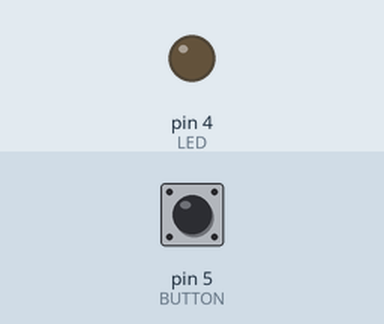
Bench run of a sketch on a simulated Arduino Uno, built with avr-gcc and run on an emulated ATmega328P. Parts: output pins drawn as LEDs (lit = HIGH). Inputs (shaded band) come from the test bench; at power-on: pin 5 (BUTTON) LOW.

Above: at 1.2 s.
1.3 s: pin 5 (BUTTON) pulled HIGH for 0.15 s
At 1.37 s:
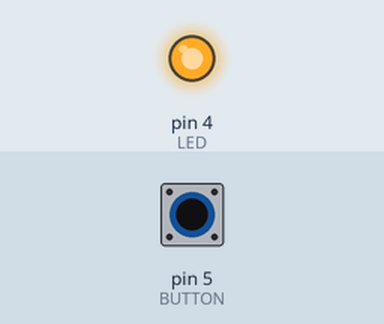
2.9 s: pin 5 (BUTTON) pulled HIGH for 3.2 s
At 6.6 s:
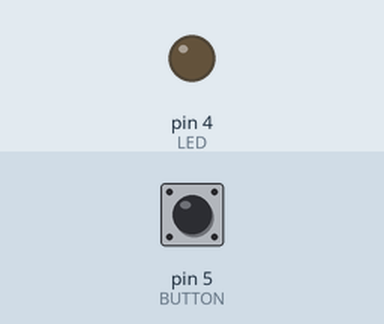
Timing chart, 0 to 8.1 s (numbered marks = the images above; inputs shaded):
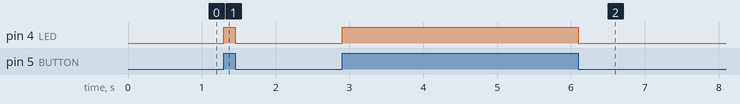

The sketch:

Ex2.ino
```cpp
#define LED 4
#define BUTTON 5

void setup() {
  pinMode(LED, OUTPUT);
  pinMode(BUTTON, INPUT);
}


void loop() {

 bool valor;


  valor = digitalRead (BUTTON);

  if(valor){
    digitalWrite(LED, HIGH);
  }else {
    digitalWrite(LED, LOW);
  }
}
```

Measured:
- after the input at 1.3 s, pin 4 (LED): LOW → HIGH at once, → LOW 0.15 s later
- after the input at 2.9 s, pin 4 (LED): LOW → HIGH at once, → LOW 3.2 s later
